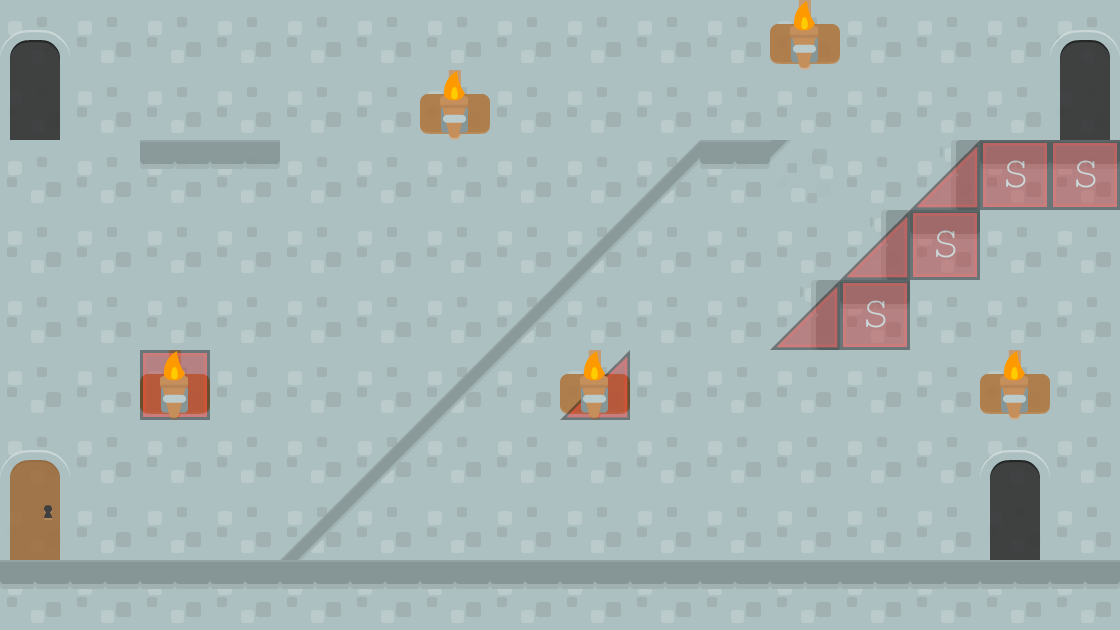

A 2D game scene composited from a Tiled map and its tileset images. What follows is a short description and the map's XML, with each tile layer's data collapsed to a summary:
An orthogonal 16x9 tile map with 70x70 px tiles, 4 tile layers (background2, background1, collisions, foreground), 2 tilesets and 5 objects (2x BadGuy, 2x levelTrigger, Mushroom).

<map version="1.0" orientation="orthogonal" renderorder="right-down" width="16" height="9" tilewidth="70" tileheight="70" backgroundcolor="#45463a">
 <tileset firstgid="1" name="background-tiles" tilewidth="70" tileheight="70">
  <image source="../img/background-tiles.png" width="910" height="910" />
  <tile id="0">
   <properties>
    <property name="level" value="JesseLevel03" />
    <property name="x-Spawn" value="400" />
    <property name="y-Spawn" value="0" />
   </properties>
  </tile>
 </tileset>
 <tileset firstgid="170" name="meta-tiles" tilewidth="70" tileheight="70">
  <image source="../img/meta-tiles.png" width="350" height="70" />
  <tile id="1">
   <properties>
    <property name="type" value="lslope" />
   </properties>
  </tile>
  <tile id="3">
   <properties>
    <property name="type" value="rslope" />
   </properties>
  </tile>
  <tile id="4">
   <properties>
    <property name="type" value="solid" />
   </properties>
  </tile>
 </tileset>
 <layer name="background2" width="16" height="9">
  <data>[144 cells, 128 non-empty, 1 distinct tile ids]</data>
 </layer>
 <layer name="background1" width="16" height="9" opacity="0.9">
  <data>[144 cells, 35 non-empty, 10 distinct tile ids]</data>
 </layer>
 <layer name="collisions" width="16" height="9" opacity="0.39">
  <data>[144 cells, 25 non-empty, 2 distinct tile ids]</data>
 </layer>
 <objectgroup name="EnemyEntities">
  <object name="BadGuy" x="691.048" y="485.696" width="279.007" height="73.1201" rotation="0.0997435" />
  <object name="BadGuy" x="315" y="485" width="465" height="73" />
 </objectgroup>
 <objectgroup name="trigger-entities">
  <object name="levelTrigger" x="1050" y="3" width="69" height="139">
   <properties>
    <property name="level" value="JesseLevel11" />
   </properties>
  </object>
 </objectgroup>
 <objectgroup name="trigger-entities">
  <object name="levelTrigger" x="981" y="421" width="68" height="139">
   <properties>
    <property name="level" value="JesseLevel03" />
    <property name="xSpawn" value="0" />
    <property name="ySpawn" value="400" />
   </properties>
  </object>
 </objectgroup>
 <objectgroup name="CollectibleEntities">
  <object name="Mushroom" x="558" y="484" width="72" height="75" />
 </objectgroup>
 <layer name="foreground" width="16" height="9">
  <properties>
   <property name="level" value="JesseLevel11" />
   <property name="xSpawn" value="0" />
   <property name="ySpawn" value="400" />
  </properties>
  <data>[144 cells, 21 non-empty, 2 distinct tile ids]</data>
 </layer>
</map>
